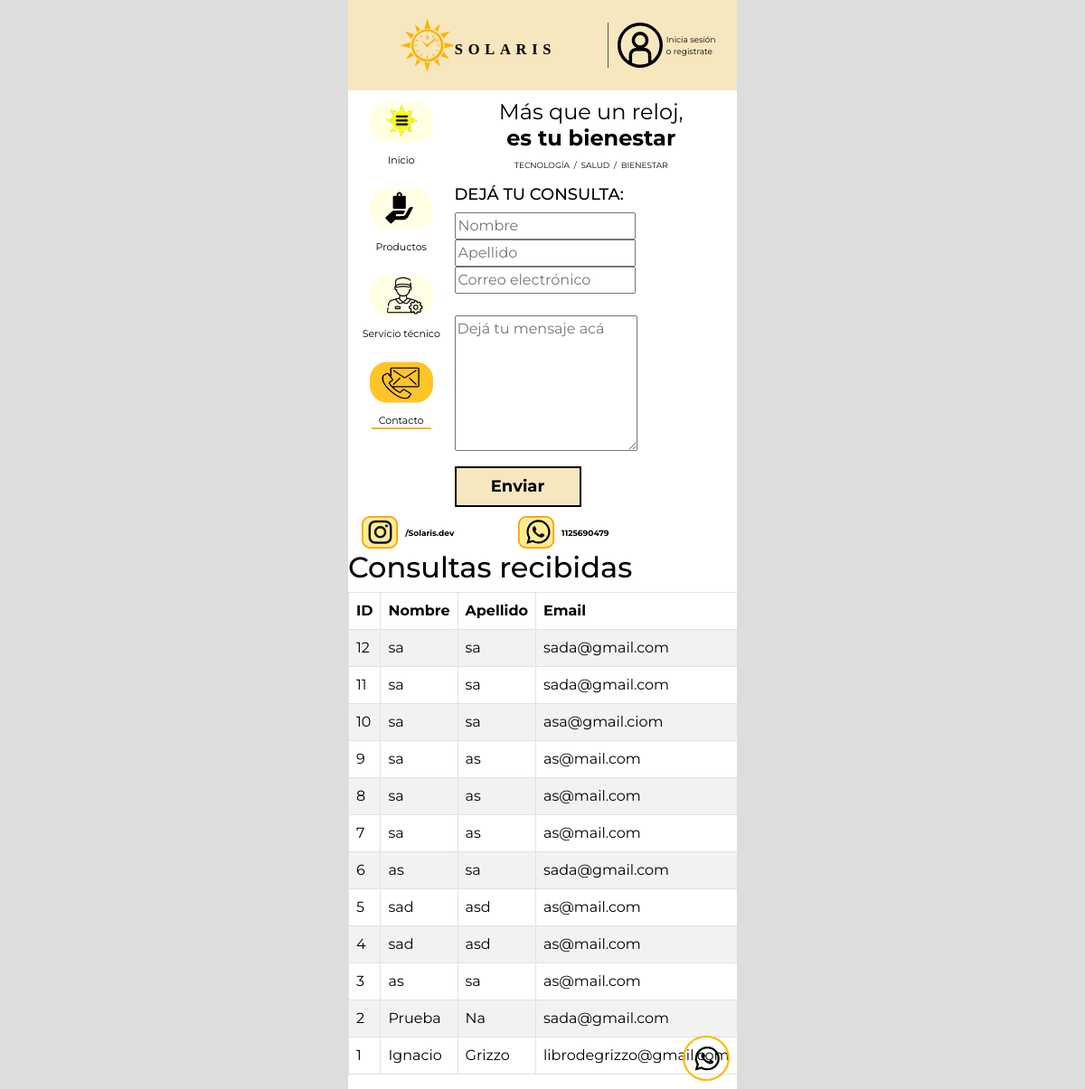
The page /contacto.php on the database its author committed.
### tables this page shows
CREATE TABLE `consultas` (
  `id` int(11) NOT NULL,
  `nombre` varchar(50) NOT NULL,
  `apellido` varchar(50) NOT NULL,
  `email` varchar(100) NOT NULL,
  `mensaje` varchar(300) NOT NULL
);

### contacto.php (the view, shortened to what this page needs)
<?php
include("base.php");
$resultado = mysqli_query($conexion, "SELECT * FROM consultas ORDER BY id DESC");
?>
<!DOCTYPE html>
<html lang="es">
<head>
    <link rel="stylesheet" href="https://cdn.jsdelivr.net/npm/bootstrap@5.3.3/dist/css/bootstrap.min.css">
    <link rel="stylesheet" href="style.css">
</head>
<body>
    <header>
        <div class="row g-0 align-items-center">
            <div class="col-8 text-center">
                <img src="imagenes/logo-solaris.svg" alt="Solaris" width="200" height="60">
            </div>
            <div class="col-4 sesion">
                <a href="#">
                    <img src="imagenes/nav-usuario.svg" alt="Usuario" width="50" height="50">
                    <span>Inicia sesión o registrate</span>
                </a>
            </div>
        </div>
    </header>
    <div class="row g-0">
        <nav class="col-3 menu">
            <a href="index.html" class="nav-menu">
                <img src="imagenes/nav-inicio-c.svg" alt="Inicio" width="70" height="50">
                <span>Inicio</span>
            </a>
            <a href="#" class="nav-menu">
                <img src="imagenes/nav-productos.svg" alt="Productos" width="70" height="50">
                <span>Productos</span>
            </a>
            <a href="#" class="nav-menu">
                <img src="imagenes/nav-sertec.svg" alt="Servicio técnico" width="70" height="50">
                <span>Servicio técnico</span>
            </a>
            <a href="#" class="nav-menu">
                <img src="imagenes/nav-contacto-c.svg" alt="Contacto" width="70" height="50">
                <span class="subrayado">Contacto</span>
            </a>
        </nav>
        <main class="col-9 principal">
            <h1>Más que un reloj,<br><strong>es tu bienestar</strong></h1>
            <p class="categorias">TECNOLOGÍA &nbsp;/&nbsp; SALUD &nbsp;/&nbsp; BIENESTAR</p>
            <h2 class="h2d">Dejá tu consulta:</h2>
            <form class="contact-form" action="" method="POST">
                <input type="text" name="nombre" class="texto-contacto" placeholder="Nombre" required value="<?php echo isset($_POST['nombre']) ? htmlspecialchars($_POST['nombre']) : ''; ?>">
                <br>
                <input type="text" name="apellido" class="texto-contacto" placeholder="Apellido" required value="<?php echo isset($_POST['apellido']) ? htmlspecialchars($_POST['apellido']) : ''; ?>">
                <br>
                <input type="email" name="email" class="texto-contacto" placeholder="Correo electrónico" required value="<?php echo isset($_POST['email']) ? htmlspecialchars($_POST['email']) : ''; ?>">
                <br>
                <br>
                <textarea name="mensaje" class="texto-contacto" placeholder="Dejá tu mensaje acá" rows="6" required><?php echo isset($_POST['mensaje']) ? htmlspecialchars($_POST['mensaje']) : ''; ?></textarea>
                <br>
                <button type="submit" class="btn-enviar">Enviar</button>
            </form>
        </main>
    </div>
    <footer class="pie">
        <div class="row g-0 align-items-center">
            <div class="col-5 contacto">
                <a href="#">
                    <img src="imagenes/icono-instagram.svg" alt="Instagram" width="40" height="40">
                    <span>/Solaris.dev</span>
                </a>
            </div>
            <div class="col-5 contacto">
                <a href="#" target="_blank">
                    <img src="imagenes/icono-whatsapp.svg" alt="WhatsApp" width="40" height="40">
                    <span>1125690479</span>
                </a>
            </div>
        </div>
        <a href="#" target="_blank" class="wppflota">
            <img src="imagenes/icono-flotante-whatsapp.svg" alt="Escribinos por WhatsApp" width="52" height="52">
        </a>
    </footer>
    <h2>Consultas recibidas</h2>
<?php if (mysqli_num_rows($resultado) > 0): ?>
    <div class="table-responsive">
        <table class="table table-striped table-bordered">
            <thead>
                <tr>
                    <th>ID</th>
                    <th>Nombre</th>
                    <th>Apellido</th>
                    <th>Email</th>
                </tr>
            </thead>
            <tbody>
                <?php while ($fila = mysqli_fetch_assoc($resultado)): ?>
                    <tr>
                        <td><?php echo $fila['id']; ?></td>
                        <td><?php echo htmlspecialchars($fila['nombre']); ?></td>
                        <td><?php echo htmlspecialchars($fila['apellido']); ?></td>
                        <td><?php echo htmlspecialchars($fila['email']); ?></td>
                    </tr>
                <?php endwhile; ?>
            </tbody>
        </table>
    </div>
<?php else: ?>
    <p>Todavía no hay consultas recibidas.</p>
<?php endif; ?>
</body>
</html>

### style.css (style rules this page uses)
html { background-color: #dddddd; }
body { font-family: 'Montserrat', sans-serif; color: #000000; width: 430px; margin: 0 auto; background-color: #ffffff; position: relative; }
a { color: #000000; text-decoration: none; }
header { background-color: #f6e7bf; height: 100px; padding-top: 20px; }
.sesion { border-left: 1px solid #555555; padding-left: 10px; }
.sesion span { font-size: 9px; display: inline-block; width: 60px; vertical-align: middle; }
.menu { padding: 10px 0 0 10px; text-align: center; }
.nav-menu { display: block; margin-bottom: 18px; }
.nav-menu img { display: block; margin: 0 auto 4px auto; }
.nav-menu span { font-size: 11px; }
.subrayado { border-bottom: 2px solid #f9b233; padding: 0 8px 1px 8px; font-size: 13px; }
.principal { padding: 10px 10px 0 10px; }
.principal h1 { font-size: 24px; font-weight: normal; margin-bottom: 8px; text-align: center; }
.categorias { font-size: 9px; text-align: center; margin-bottom: 16px; }
.h2d { font-size: 18px; text-transform: uppercase; }
.btn-enviar { width: 140px; height: 45px; background-color: #f6e7bf; border: 2px solid #000000; font-size: 18px; font-weight: bold; font-family: 'Montserrat', sans-serif; cursor: pointer; align-self: center; margin-top: 10px; transition: background-color 0.3s ease; }
.pie { padding: 8px 0 0 15px; }
.contacto span { font-size: 9px; font-weight: bold; margin-left: 4px; transition: transform 0.3s ease, opacity 0.3s ease; cursor: pointer; }
.wppflota { position: absolute; right: 8px; bottom: 8px; }

### rows shown on the page
consultas: id "12", nombre "sa", apellido "sa", email "sada@gmail.com"
consultas: id "11", nombre "sa", apellido "sa", email "sada@gmail.com"
consultas: id "10", nombre "sa", apellido "sa", email "asa@gmail.ciom"
consultas: id "9", nombre "sa", apellido "as", email "as@mail.com"
consultas: id "8", nombre "sa", apellido "as", email "as@mail.com"
consultas: id "7", nombre "sa", apellido "as", email "as@mail.com"
consultas: id "6", nombre "as", apellido "sa", email "sada@gmail.com"
consultas: id "5", nombre "sad", apellido "asd", email "as@mail.com"
consultas: id "4", nombre "sad", apellido "asd", email "as@mail.com"
consultas: id "3", nombre "as", apellido "sa", email "as@mail.com"
consultas: id "2", nombre "Prueba", apellido "Na", email "sada@gmail.com"
consultas: id "1", nombre "Ignacio", apellido "Grizzo", email "librodegrizzo@gmail.com"
